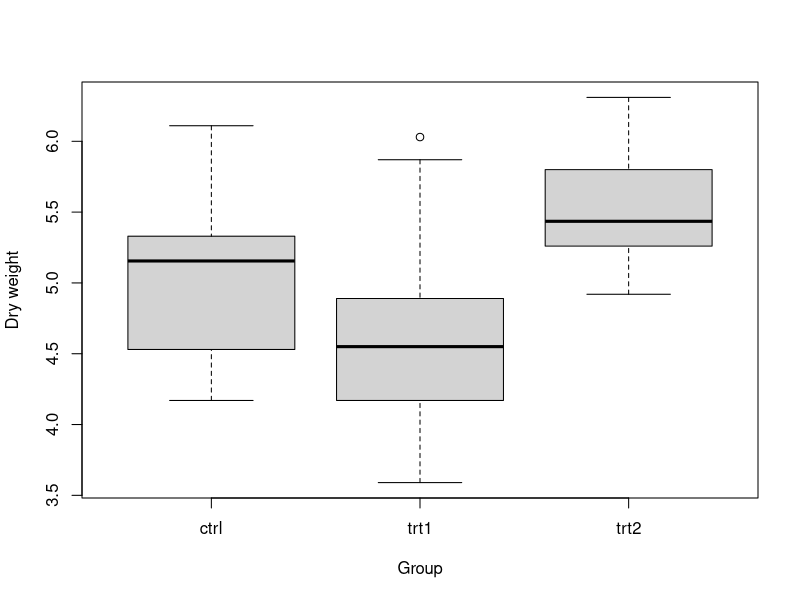
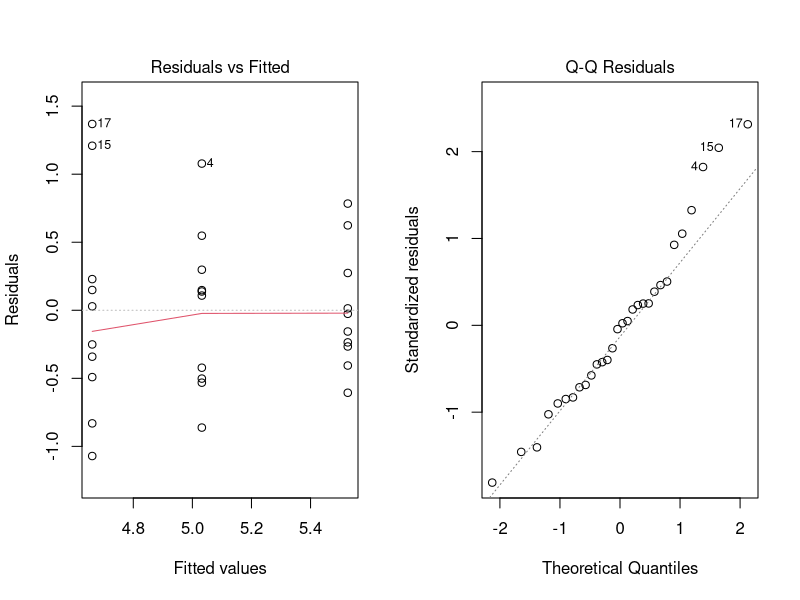

Write the R code that produced these figures, in order.
## ---- chunk 1
data("PlantGrowth", package = "datasets")
tab <- aggregate(weight ~ group, PlantGrowth, mean)
knitr::kable(tab, digits = 2, caption = "Mean dry weight by group")
## ---- chunk 2
boxplot(weight ~ group, PlantGrowth, xlab = "Group", ylab = "Dry weight")
fit <- aov(weight ~ group, PlantGrowth)
summary(fit)
TukeyHSD(fit)
## ---- chunk 3
par(mfrow = c(1, 2))
plot(fit, which = 1)
plot(fit, which = 2)
## ---- chunk 4
sessionInfo()
